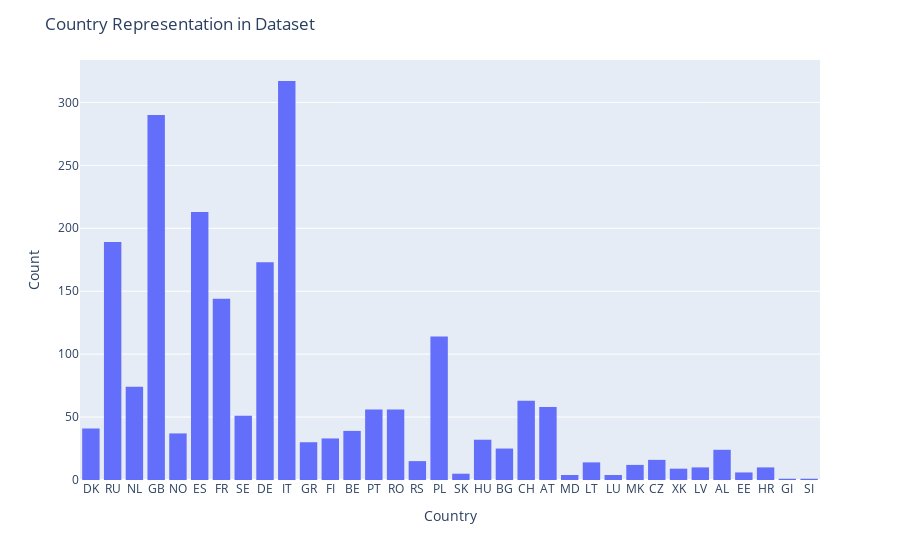

The notebook cell this image was saved under:
### Markdown cell above
## Plots

### Code cell
# Create a histogram of the countries
country_histogram = px.histogram(all_countries, x=all_countries)
country_histogram.update_layout(
    title='Country Representation in Dataset',
    xaxis_title='Country',
    yaxis_title='Count'
)


country_histogram.show()

### Figure 1 — Plotly figure (JSON) as saved in the notebook; plotly's stock layout.template omitted (floating-point values rounded to 4 significant figures; data arrays with more than 128 entries replaced by an {"elided": "..."} marker saying what was removed)
{"data": [{"alignmentgroup": "True", "bingroup": "x", "hovertemplate": "x=%{x}<br>count=%{y}<extra></extra>", "legendgroup": "", "marker": {"color": "#636efa", "pattern": {"shape": ""}}, "name": "", "offsetgroup": "", "orientation": "v", "showlegend": false, "type": "histogram", "x": {"elided": "2166 str values"}, "xaxis": "x", "yaxis": "y"}], "layout": {"barmode": "relative", "legend": {"tracegroupgap": 0}, "margin": {"t": 60}, "title": {"text": "Country Representation in Dataset"}, "xaxis": {"anchor": "y", "domain": [0, 1], "title": {"text": "Country"}}, "yaxis": {"anchor": "x", "domain": [0, 1], "title": {"text": "Count"}}}}
